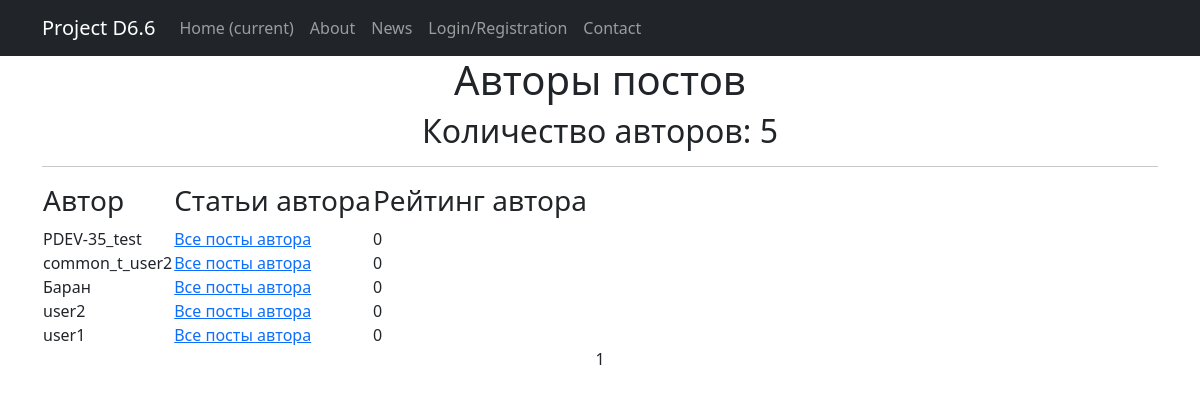
The page /news/author/ on the database its author committed.
### news/models.py (models this page shows, shortened)
class Author(models.Model):  # наследуемся от класса Model
    objects = None
    user = models.OneToOneField(User, on_delete=models.CASCADE)  # имя автора в соответствии с шаблоном User
    rating = models.IntegerField(default=0)  # рейтинг автора

### news/views.py (the view)
# urls.py: path('author/', AuthorList.as_view(), name='authors'),
class AuthorList(ListView):
    model = Author
    ordering = '-user'
    template_name = 'authors.html'
    context_object_name = 'authors'
    paginate_by = 10

### templates/authors.html (shortened to what this page needs)
<html lang="ru">
{% extends 'flatpages/default.html' %}
{% block content %}
                <h1>Авторы постов</h1>
          <h2>Количество авторов: {{ authors|length  }} </h2>
           <hr>
            {% if authors %}
            <table>
                <tr>
                    <td><h3> Автор </h3></td>
                    <td><h3> Статьи автора </h3></td>
                    <td><h3> Рейтинг автора </h3></td>
                </tr>
                {% for author in authors %}
                    <tr>
                        <td>{{author.user}}</td>
                        <td><a href="{% url 'author' author.id %}">Все посты автора</a></td>
                        <td>{{author.rating}}</td>
                    </tr>
                {% endfor %}
            </table>
        {% endif %}
   {{ page_obj.number }}
{% endblock content %}

### rows shown on the page
Author: user "PDEV-35_test", rating "0"
Author: user "common_t_user2", rating "0"
Author: user "Баран", rating "0"
Author: user "user2", rating "0"
Author: user "user1", rating "0"

### other values the page prints
{{ authors|length }} "5"
{{ page_obj.number }} "1"
